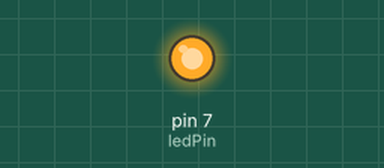
This sketch was run on a simulated Arduino Uno, built with avr-gcc and run on an emulated ATmega328P. On the bench: output pins drawn as LEDs (lit = HIGH). At 2.0 s the program stops and its outputs stay as they are.

Above: at 0.5 s.
At 1.75 s:
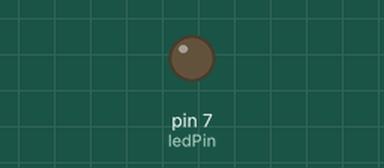
Timing chart, 0 to 3.0 s (numbered marks = the images above):
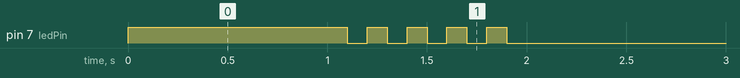

The sketch:

05_practice_2.ino
```cpp
int ledPin = 7;  // GPIO 7번 핀 사용

void setup() {
  pinMode(ledPin, OUTPUT);  // 핀을 출력 모드로 설정
}

void loop() {
  // 1. 처음 1초 동안 LED 켜기
  digitalWrite(ledPin, HIGH);
  delay(1000);   // 1초 대기

  // 2. 다음 1초 동안 LED가 5회 깜빡이도록
  for (int i = 0; i < 5; i++) {
    digitalWrite(ledPin, HIGH);
    delay(100);  // 0.1초 켜짐
    digitalWrite(ledPin, LOW);
    delay(100);  // 0.1초 꺼짐
  }

  // 3. LED 끄고 무한루프 상태에서 종료
  digitalWrite(ledPin, LOW);
  while (1) {
    // 무한루프
  }
}
```

Measured:
- by itself, pin 7 (ledPin): repeats every 0.20 s: LOW 0.10 s, HIGH 0.10 s, until it stays LOW from 1.9 s
